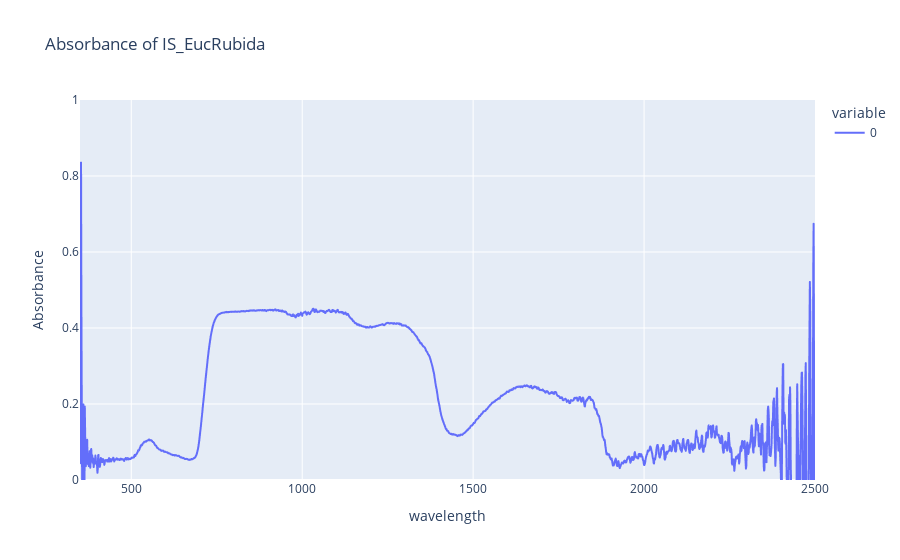

Here is the notebook cell this chart was saved with:
### Code cell
abs = 1 - T - Rs
px.line(Rs, range_y=[0, 1], title=f'Absorbance of {target}', labels={'index':'Wavelength (nm)', 'value':'Absorbance'})

### Figure 1 — Plotly figure (JSON) as saved in the notebook; plotly's stock layout.template omitted (floating-point values rounded to 4 significant figures; data arrays with more than 128 entries replaced by an {"elided": "..."} marker saying what was removed)
{"data": [{"hovertemplate": "variable=0<br>wavelength=%{x}<br>Absorbance=%{y}<extra></extra>", "legendgroup": "0", "line": {"color": "#636efa", "dash": "solid"}, "marker": {"symbol": "circle"}, "mode": "lines", "name": "0", "showlegend": true, "type": "scattergl", "x": {"elided": "2151 int values"}, "xaxis": "x", "y": {"elided": "2151 float values"}, "yaxis": "y"}], "layout": {"legend": {"title": {"text": "variable"}, "tracegroupgap": 0}, "title": {"text": "Absorbance of IS_EucRubida"}, "xaxis": {"anchor": "y", "domain": [0, 1], "title": {"text": "wavelength"}}, "yaxis": {"anchor": "x", "domain": [0, 1], "range": [0, 1], "title": {"text": "Absorbance"}}}}
